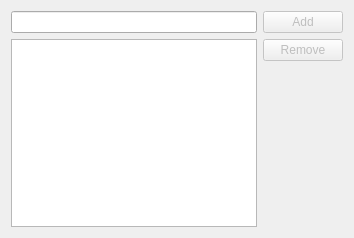
<?xml version="1.0" encoding="UTF-8"?>
<ui version="4.0">
 <author>Volker Krause &lt;vkrause@kde.org&gt;</author>
 <class>AttendeeSelectorWidget</class>
 <widget class="QWidget" name="AttendeeSelectorWidget">
  <property name="geometry">
   <rect>
    <x>0</x>
    <y>0</y>
    <width>354</width>
    <height>238</height>
   </rect>
  </property>
  <layout class="QGridLayout" name="gridLayout">
   <item row="0" column="0">
    <widget class="KPIM::AddresseeLineEdit" name="attendeeEdit"/>
   </item>
   <item row="0" column="1">
    <widget class="KPushButton" name="addButton">
     <property name="enabled">
      <bool>false</bool>
     </property>
     <property name="text">
      <string>Add</string>
     </property>
    </widget>
   </item>
   <item row="1" column="0" rowspan="2">
    <widget class="QListWidget" name="attendeeList"/>
   </item>
   <item row="1" column="1">
    <widget class="KPushButton" name="removeButton">
     <property name="enabled">
      <bool>false</bool>
     </property>
     <property name="text">
      <string>Remove</string>
     </property>
    </widget>
   </item>
   <item row="2" column="1">
    <spacer>
     <property name="orientation">
      <enum>Qt::Vertical</enum>
     </property>
     <property name="sizeType">
      <enum>QSizePolicy::Expanding</enum>
     </property>
     <property name="sizeHint" stdset="0">
      <size>
       <width>20</width>
       <height>140</height>
      </size>
     </property>
    </spacer>
   </item>
  </layout>
 </widget>
 <customwidgets>
  <customwidget>
   <class>KPIM::AddresseeLineEdit</class>
   <extends>KLineEdit</extends>
   <header>libkdepim/addressline/addresslineedit/addresseelineedit.h</header>
  </customwidget>
  <customwidget>
   <class>KPushButton</class>
   <extends>QPushButton</extends>
   <header>kpushbutton.h</header>
  </customwidget>
  <customwidget>
   <class>KLineEdit</class>
   <extends>QLineEdit</extends>
   <header>klineedit.h</header>
  </customwidget>
 </customwidgets>
 <includes>
  <include location="local">kpushbutton.h</include>
  <include location="local">kpushbutton.h</include>
  <include location="local">libkdepim/addressline/addresslineedit/addresseelineedit.h</include>
 </includes>
 <resources/>
 <connections/>
</ui>
